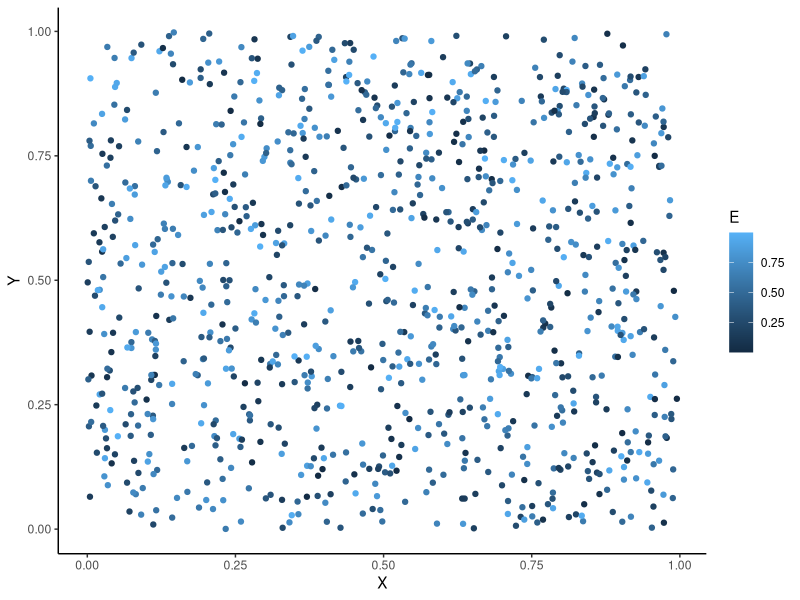
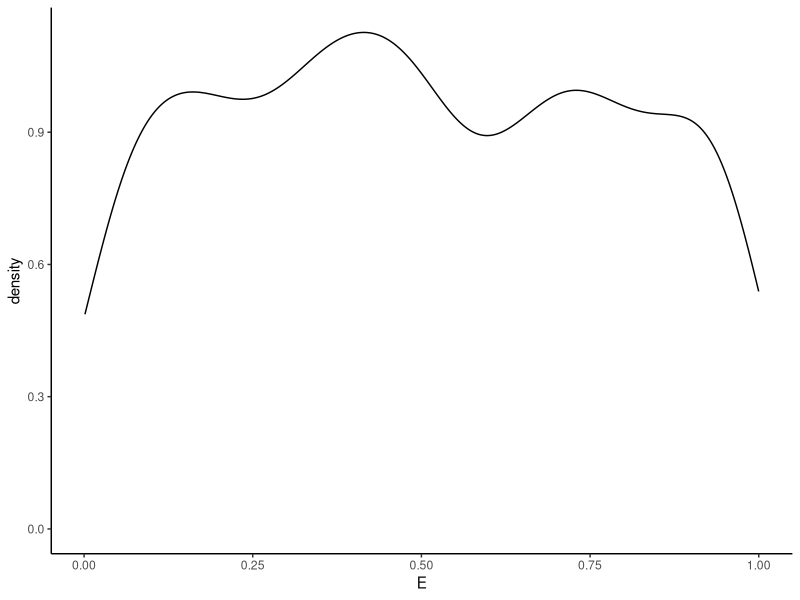

Source code (R) for these figures, in order:
## ---- chunk 1
knitr::opts_chunk$set(echo = TRUE)
library(ggplot2)
## ---- chunk 2
N <- 1000
XY <- read.table("XY.txt")[1:N,]
E <- read.table("E.txt")[1:N,]

plotData <- cbind.data.frame(XY, E)
names(plotData) <- c("X", "Y", "E")


ggplot(plotData, aes(x = X, y = Y, color = E)) +
  geom_point() +
  theme_classic()
## ---- chunk 3
ggplot(plotData) +
  geom_density(aes(x = E)) +
  theme_classic()
